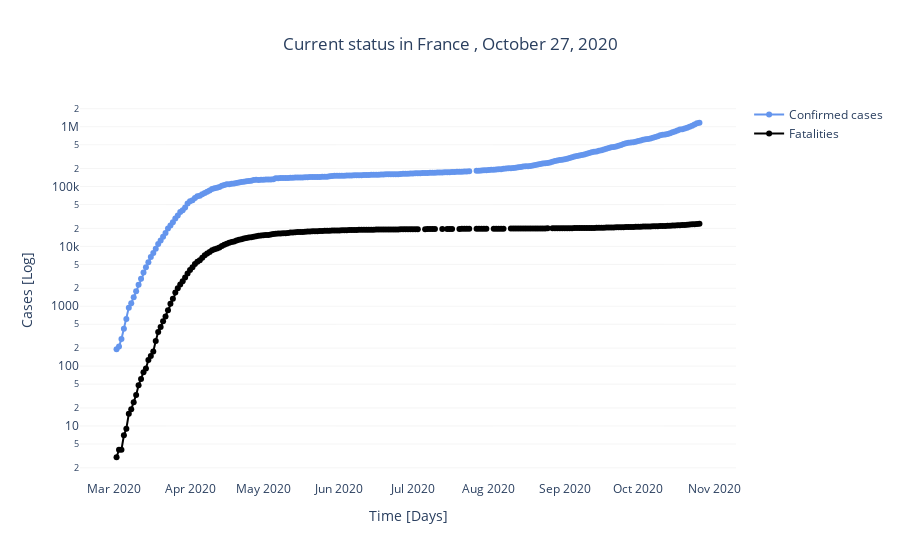

Source (notebook cell):
### Markdown cell above
## General view of the crisis evolution

### Code cell
dplot.disp_cumulative(df_fr, 'France', source='datagouv')

### Figure 1 — Plotly figure (JSON) as saved in the notebook; plotly's stock layout.template omitted (floating-point values rounded to 4 significant figures; data arrays with more than 128 entries replaced by an {"elided": "..."} marker saying what was removed)
{"data": [{"marker": {"color": "CornflowerBlue"}, "mode": "lines+markers", "name": "Confirmed cases", "type": "scatter", "x": {"elided": "239 str values"}, "y": {"elided": "239 int values"}}, {"marker": {"color": "black"}, "mode": "lines+markers", "name": "Fatalities", "type": "scatter", "x": {"elided": "239 str values"}, "y": {"elided": "239 int values"}}], "layout": {"plot_bgcolor": "white", "title": {"text": "Current status in France , October 27, 2020", "x": 0.5}, "xaxis": {"title": {"text": "Time [Days]"}}, "yaxis": {"gridcolor": "gainsboro", "gridwidth": 0.3, "showgrid": true, "title": {"text": "Cases [Log]"}, "type": "log"}}}
